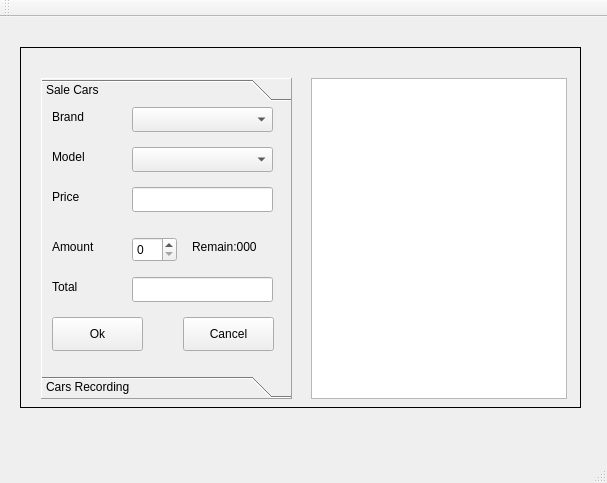
<?xml version="1.0" encoding="UTF-8"?>
<ui version="4.0">
 <class>MainWindow</class>
 <widget class="QMainWindow" name="MainWindow">
  <property name="geometry">
   <rect>
    <x>0</x>
    <y>0</y>
    <width>607</width>
    <height>483</height>
   </rect>
  </property>
  <property name="windowTitle">
   <string>MainWindow</string>
  </property>
  <widget class="QWidget" name="centralWidget">
   <widget class="QStackedWidget" name="stackedWidget">
    <property name="geometry">
     <rect>
      <x>20</x>
      <y>30</y>
      <width>561</width>
      <height>361</height>
     </rect>
    </property>
    <property name="frameShape">
     <enum>QFrame::Panel</enum>
    </property>
    <widget class="QWidget" name="saleManagePage">
     <widget class="QToolBox" name="toolBox">
      <property name="geometry">
       <rect>
        <x>20</x>
        <y>30</y>
        <width>251</width>
        <height>321</height>
       </rect>
      </property>
      <property name="frameShape">
       <enum>QFrame::Panel</enum>
      </property>
      <property name="frameShadow">
       <enum>QFrame::Raised</enum>
      </property>
      <property name="currentIndex">
       <number>0</number>
      </property>
      <widget class="QWidget" name="page">
       <property name="geometry">
        <rect>
         <x>0</x>
         <y>0</y>
         <width>249</width>
         <height>247</height>
        </rect>
       </property>
       <attribute name="label">
        <string>Sale Cars</string>
       </attribute>
       <widget class="QLabel" name="Brand">
        <property name="geometry">
         <rect>
          <x>10</x>
          <y>0</y>
          <width>68</width>
          <height>19</height>
         </rect>
        </property>
        <property name="text">
         <string>Brand</string>
        </property>
       </widget>
       <widget class="QComboBox" name="sellFactoryComboBox">
        <property name="geometry">
         <rect>
          <x>90</x>
          <y>0</y>
          <width>141</width>
          <height>25</height>
         </rect>
        </property>
       </widget>
       <widget class="QComboBox" name="sellModelComboBox">
        <property name="geometry">
         <rect>
          <x>90</x>
          <y>40</y>
          <width>141</width>
          <height>25</height>
         </rect>
        </property>
       </widget>
       <widget class="QLabel" name="Model">
        <property name="geometry">
         <rect>
          <x>10</x>
          <y>40</y>
          <width>68</width>
          <height>19</height>
         </rect>
        </property>
        <property name="text">
         <string>Model</string>
        </property>
       </widget>
       <widget class="QLabel" name="label_3">
        <property name="geometry">
         <rect>
          <x>10</x>
          <y>80</y>
          <width>68</width>
          <height>19</height>
         </rect>
        </property>
        <property name="text">
         <string>Price</string>
        </property>
       </widget>
       <widget class="QLineEdit" name="sellPriceLineEdit">
        <property name="geometry">
         <rect>
          <x>90</x>
          <y>80</y>
          <width>141</width>
          <height>25</height>
         </rect>
        </property>
       </widget>
       <widget class="QLabel" name="label_4">
        <property name="geometry">
         <rect>
          <x>10</x>
          <y>130</y>
          <width>68</width>
          <height>19</height>
         </rect>
        </property>
        <property name="text">
         <string>Amount</string>
        </property>
       </widget>
       <widget class="QSpinBox" name="sellAmountSpinBox">
        <property name="geometry">
         <rect>
          <x>90</x>
          <y>130</y>
          <width>45</width>
          <height>25</height>
         </rect>
        </property>
       </widget>
       <widget class="QLabel" name="label_5">
        <property name="geometry">
         <rect>
          <x>150</x>
          <y>130</y>
          <width>68</width>
          <height>19</height>
         </rect>
        </property>
        <property name="text">
         <string>Remain:000</string>
        </property>
       </widget>
       <widget class="QLabel" name="label_6">
        <property name="geometry">
         <rect>
          <x>10</x>
          <y>170</y>
          <width>68</width>
          <height>19</height>
         </rect>
        </property>
        <property name="text">
         <string>Total</string>
        </property>
       </widget>
       <widget class="QLineEdit" name="sellTotalLineEdit">
        <property name="geometry">
         <rect>
          <x>90</x>
          <y>170</y>
          <width>141</width>
          <height>25</height>
         </rect>
        </property>
       </widget>
       <widget class="QPushButton" name="sellOkBtn">
        <property name="geometry">
         <rect>
          <x>10</x>
          <y>210</y>
          <width>91</width>
          <height>34</height>
         </rect>
        </property>
        <property name="text">
         <string>Ok</string>
        </property>
       </widget>
       <widget class="QPushButton" name="sellCancelBtn">
        <property name="geometry">
         <rect>
          <x>141</x>
          <y>210</y>
          <width>91</width>
          <height>34</height>
         </rect>
        </property>
        <property name="text">
         <string>Cancel</string>
        </property>
       </widget>
      </widget>
      <widget class="QWidget" name="page_3">
       <property name="geometry">
        <rect>
         <x>0</x>
         <y>0</y>
         <width>98</width>
         <height>28</height>
        </rect>
       </property>
       <attribute name="label">
        <string>Cars Recording</string>
       </attribute>
      </widget>
     </widget>
     <widget class="QListWidget" name="dailyList">
      <property name="geometry">
       <rect>
        <x>290</x>
        <y>30</y>
        <width>256</width>
        <height>321</height>
       </rect>
      </property>
     </widget>
    </widget>
    <widget class="QWidget" name="page_2"/>
   </widget>
  </widget>
  <widget class="QMenuBar" name="menuBar">
   <property name="geometry">
    <rect>
     <x>0</x>
     <y>0</y>
     <width>607</width>
     <height>31</height>
    </rect>
   </property>
  </widget>
  <widget class="QToolBar" name="mainToolBar">
   <attribute name="toolBarArea">
    <enum>TopToolBarArea</enum>
   </attribute>
   <attribute name="toolBarBreak">
    <bool>false</bool>
   </attribute>
  </widget>
  <widget class="QStatusBar" name="statusBar"/>
 </widget>
 <layoutdefault spacing="6" margin="11"/>
 <resources/>
 <connections/>
</ui>
